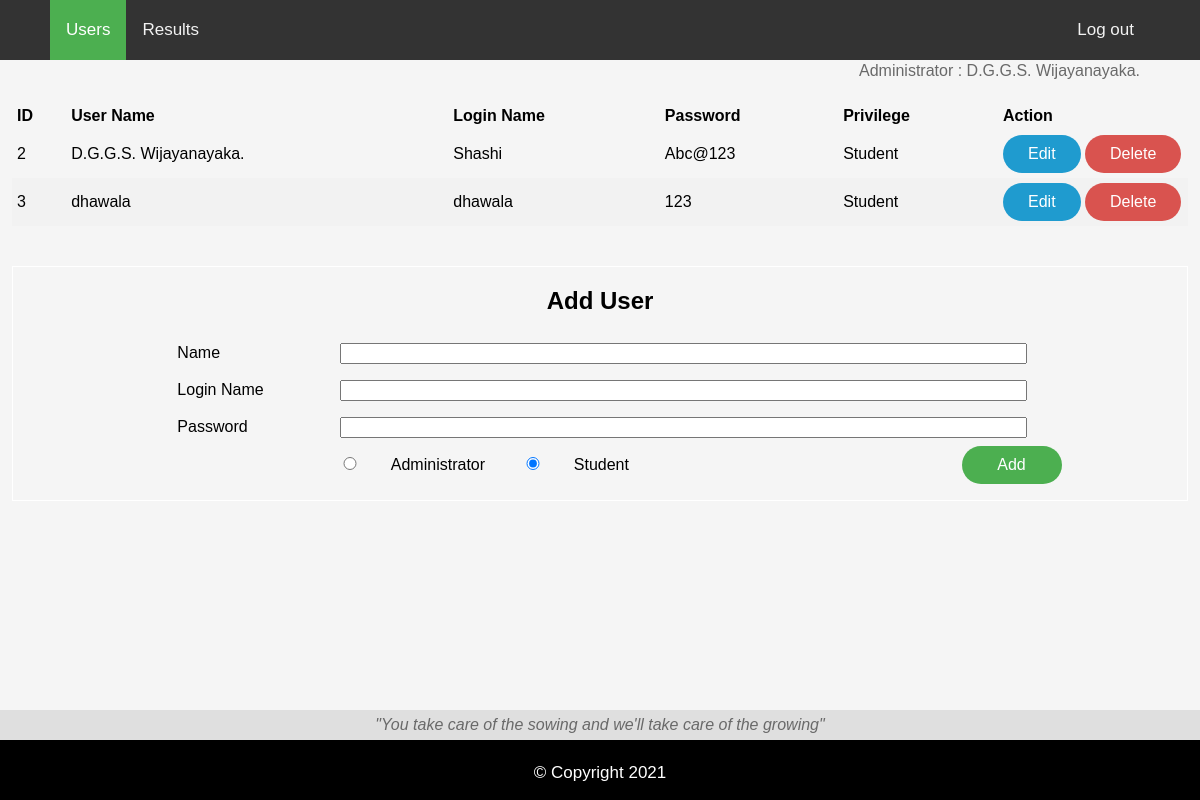
Screenshot of /admin.php (signed in) with the database file from the repository.
### tables this page shows
CREATE TABLE IF NOT EXISTS `users` (
  `UserId` int(11) NOT NULL,
  `UserName` varchar(100) NOT NULL,
  `LoginName` varchar(100) NOT NULL,
  `Password` varchar(32) NOT NULL,
  `Privilege` varchar(13) NOT NULL,
  `Web` varchar(7) NOT NULL,
  `Java` varchar(7) NOT NULL,
  `Mobile` varchar(7) NOT NULL,
  PRIMARY KEY (`UserId`),
  UNIQUE KEY `LoginName` (`LoginName`)
);

### process.php (called while the page is built, shortened)
<?php
$Update = false;
$UserName = "";
$LoginName = "";
$Password = "";
$Privilege = "Student";
?>

### admin.php (the view, shortened to what this page needs)
<?php include("process.php");?>
<?php include("header.php");?>
<?php $currentPage = "Users"; ?>
<?php include("navbar.php"); ?>
<?php include("top.php"); ?>
<?php if (!empty($_SESSION['UID'])):?>
	<div class="Container">
		<?php
			$Command="SELECT * FROM users";
			$Result = $Connection->query($Command);
		?>
		<div class="row justify">
			<table class="Table-Center">
				<thead>
					<tr>
						<th>ID</th>
						<th>User Name</th>
						<th>Login Name</th>
						<th>Password</th>
						<th>Privilege</th>
						<th colspan="2">Action</th>
					</tr>
				</thead>
				<?php while($Row=$Result->fetch_assoc()): ?>
					<tr>
						<td><?php echo $Row['UserId']; ?></td>
						<td><?php echo $Row['UserName']; ?></td>
						<td><?php echo $Row['LoginName']; ?></td>
						<td><?php echo $Row['Password']; ?></td>
						<td><?php echo $Row['Privilege']; ?></td>
						<td class="action">
							<a href="admin.php?EditUser=<?php echo $Row['UserId']; ?>" class="btn-info"> Edit </a>
							<a href="process.php?DeleteUser=<?php echo $Row['UserId']; ?>" class="btn-danger"> Delete </a>
						</td>
					</tr>
				<?php
					endwhile;
				?>
			</table>
		</div>
		<div class="AddUser">
			<h2>Add User</h2>
			<form method="POST" action="process.php" class="form" onSubmit="return checkform()">
				<div class="InputBox">
					<label>Name</label>
					<input type="text" name="UserName" value="<?php echo $UserName; ?>" class="TextBox">
				</div>
				<div class="InputBox">
					<label>Login Name</label>
					<input type="text" name="LoginName" value="<?php echo $LoginName; ?>" class="TextBox">
				</div>
				<div class="InputBox">
					<label>Password</label>
					<input type="password" name="Password" value="<?php echo $Password; ?>" class="TextBox">
				</div>
				<div class="RadGroup">
					<input type="radio" name="Privilege" value="Administrator" <?php echo ($Privilege=='Administrator')?'checked':'' ?>>Administrator</input>
					<input type="radio" name="Privilege" value="Student" <?php echo ($Privilege=='Student')?'checked':'' ?>>Student</input>
				<?php if($Update==true): ?>
					<input type="submit" name="UpdateUser" value="Update" class="btn-submit">
				<?php else: ?>
					<input type="submit" name="AddUser" value="Add" class="btn-submit">
				<?php endif;?>
				</div>
			</form>
		</div>
	</div>
<?php endif?>
<?php include("footer.php"); ?>

### header.php (shortened to what this page needs)
<html>
	<head>
		<link href="css/style.css" type="text/css" rel="stylesheet">
	</head>

### navbar.php
<div class="topnav">
	<a <?php if ($currentPage === 'Users') {echo 'class="active"';} ?> href="admin.php">Users</a>
	<a <?php if ($currentPage === 'Results') {echo 'class="active"';} ?> href="results.php">Results</a>
	<div class="topnav-right">
		<a href="logout.php">Log out</a>
	</div>
</div>

### top.php (shortened to what this page needs)
<body>
	<?php include("loggeduser.php");?>

### loggeduser.php
<div class="logged-user">
<span id="logged">
	Administrator : <?php echo $_SESSION['UName'];?>
	</span>
</div>

### Footer.php
</body>
<div class="footer">
	<div class="bottom-bar">
		<span>"You take care of the sowing and we'll take care of the growing"</span>
	</div>
	<div class="trademark">
		<span>&copy;	Copyright	<?php echo date("Y")?></span>
	</div>
</div>
</html>

### css/style.css (style rules this page uses)
body { margin:0; padding:0; font-family:sans-serif; background-color:#f5f5f5; overflow: auto; }
.footer { position: fixed; left: 0; bottom: 0; width: 100%; height:60px; background-color: Black; display: block; }
.bottom-bar { position: relative; bottom: 30; width: 100%; height:30px; background-color: #DFDFDF; color: #696969; text-align: center; line-height: 30px; font-style:italic; }
.trademark { bottom: 0; width: 100%; color: white; text-align: center; line-height: 5px; font-size: 17px; }
.topnav { background-color: #333; overflow: hidden; padding-left:50px; padding-right:50px; }
.topnav a { float: left; color: #f2f2f2; text-align: center; padding: 20px 16px; text-decoration: none; font-size: 17px; }
.topnav a.active { background-color: #4CAF50; color: white; }
.topnav-right { float: right; }
.logged-user { width: 100%; color: #696969; text-align: right; margin-top:2px; margin-bottom:2px; }
#logged { padding-right:5%; }
.btn-info { padding: 10px 25px; text-align: center; display: inline-block; color:#fff; background-color:#1F9BCF; border-color:#1F9BCF; appearance: button; text-decoration: none; border-radius: 50px; }
.btn-danger { padding: 10px 25px; text-align: center; display: inline-block; color:#fff; background-color:#d9534f; border-color:#d9534f; appearance: button; text-decoration: none; border-radius: 25px; }
.Container { min-height:60%; width:98%; padding-top:20px; padding-right:10px; padding-left:10px; margin-right:auto; margin-left:auto; }
table { border-collapse: collapse; width: 100%; }
.action { width:180px; margin-left:auto; margin-right:auto; }
th, td { text-align: left; padding: 5px; }
tr:nth-child(even) { background-color: #f2f2f2; }
.AddUser, .AddMarks { width:100%; margin-top:40px; margin-bottom:100px; margin-left:0%; margin-right:0%; box-sizing:border-box; border:1px solid white; display:inline-block; }
.InputBox { margin: auto; width: 90%; padding: 8px; }
.AddUser label, .AddMarks label { display: inline-block; margin-left:10%; width:15%; }
.TextBox { margin-left:0%; width:65%; }
.AddUser h2, .AddMarks h2, .Container h2 { text-align:center; }
.RadGroup { width: 65%; margin-left:25%; }
.AddUser input[type="radio"] { width:10%; }
.AddUser input[type="submit"], .AddMarks input[type="submit"] { width:100px; background:#4CAF50; border:none; outline:none; color:#fff; font-size:16px; padding:10px 20px; cursor:pointer; border-radius:50px; position:relative; margin-left:43%; margin-right:auto; }

### rows the page displays
users: UserId "2", UserName "D.G.G.S. Wijayanayaka.", LoginName "Shashi", Password "Abc@123", Privilege "Student"
users: UserId "3", UserName "dhawala", LoginName "dhawala", Password "123", Privilege "Student"

### other values shown
$_SESSION['UName'] "D.G.G.S. Wijayanayaka."
